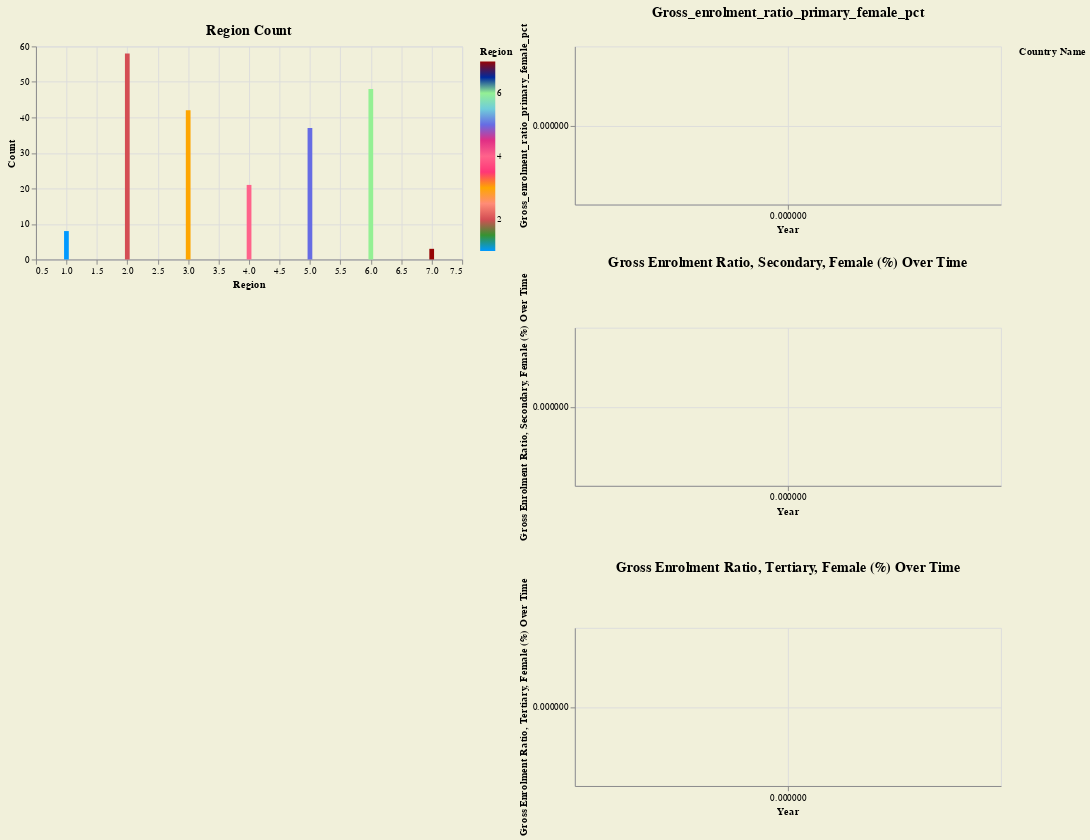

Source (notebook cell):
### Code cell
import altair as alt
alt.data_transformers.enable("vegafusion")

# Define a custom color scheme
color_scheme = ['#0099FF', '#009643', '#CB4349', '#FF818C', '#FCC92B', '#FD5109', '#CE6DD3','#FA8F38', '#8538B1', '#4983F8', '#A9DDD6', '#A2F17D', '#0C0582', '#960505']

# Create bar charts for region counts
bar1 = alt.Chart(region_count).mark_bar().encode(
    x='region',
    y='count',
    color=alt.Color('region', scale=alt.Scale(range=color_scheme), title="Region")
).properties(
    title="Region Count",
    width=450,
    height=225
)
bar1.encoding.x.title = 'Region'
bar1.encoding.y.title = 'Count'

# Create scatter plots for each indicator over time
def create_scatter(melted_df, indicator, title):
    return alt.Chart(melted_df[melted_df['Indicator Name'] == indicator]).mark_circle(size=45).encode(
        x=alt.X('year:Q', title="Year"),
        y=alt.Y(indicator, type='quantitative', title=title),
        color=alt.Color('Country Name', scale=alt.Scale(range=color_scheme), title="Country Name")
    ).properties(
        title=title,
        width=450,
        height=167
    )

scatter1 = create_scatter(melted_df, 'Gross_enrolment_ratio_primary_female_pct', 'Gross_enrolment_ratio_primary_female_pct')
scatter2 = create_scatter(melted_df, 'Gross_enrolment_ratio_secondary_female_pct', 'Gross Enrolment Ratio, Secondary, Female (%) Over Time')
scatter3 = create_scatter(melted_df, 'Gross_enrolment_ratio_tertiary_female_pct', 'Gross Enrolment Ratio, Tertiary, Female (%) Over Time')

# Combine the charts
chart1 = alt.vconcat(bar1)
chart2 = alt.vconcat(scatter1, scatter2, scatter3)
final_chart = alt.hconcat(chart1, chart2, spacing=5).configure(background="#F1F0DA").configure_title(fontSize=15)

final_chart

### Figure 1 — Vega specification as saved in the notebook (floating-point values rounded to 4 significant figures)
{"$schema": "https://vega.github.io/schema/vega/v5.json", "data": [{"name": "source_0", "values": [{"count_end": 58.0, "count_start": 0.0, "region": 2}, {"count_end": 48.0, "count_start": 0.0, "region": 6}, {"count_end": 42.0, "count_start": 0.0, "region": 3}, {"count_end": 37.0, "count_start": 0.0, "region": 5}, {"count_end": 21.0, "count_start": 0.0, "region": 4}, {"count_end": 8.0, "count_start": 0.0, "region": 1}, {"count_end": 3.0, "count_start": 0.0, "region": 7}]}, {"name": "source_1", "values": []}, {"name": "source_2", "values": []}, {"name": "source_3", "values": []}, {"name": "source_0_concat_0_color_domain_region", "values": [{"min": 1, "max": 7}]}, {"name": "source_0_concat_0_concat_0_x_domain_region", "values": [{"min": 1, "max": 7}]}, {"name": "source_1_concat_1_color_domain_Country Name_0", "values": []}, {"name": "source_2_concat_1_color_domain_Country Name_1", "values": []}, {"name": "source_3_concat_1_color_domain_Country Name_2", "values": []}, {"name": "source_1_concat_1_concat_0_x_domain_year", "values": [{"min": null, "max": null}]}, {"name": "source_1_concat_1_concat_0_y_domain_Gross_enrolment_ratio_primary_female_pct", "values": [{"min": null, "max": null}]}, {"name": "source_2_concat_1_concat_1_x_domain_year", "values": [{"min": null, "max": null}]}, {"name": "source_2_concat_1_concat_1_y_domain_Gross_enrolment_ratio_secondary_female_pct", "values": [{"min": null, "max": null}]}, {"name": "source_3_concat_1_concat_2_x_domain_year", "values": [{"min": null, "max": null}]}, {"name": "source_3_concat_1_concat_2_y_domain_Gross_enrolment_ratio_tertiary_female_pct", "values": [{"min": null, "max": null}]}], "signals": [{"name": "childWidth", "value": 450}, {"name": "concat_0_childHeight", "value": 225}, {"name": "concat_1_childHeight", "value": 167}], "marks": [{"type": "group", "name": "concat_0_group", "marks": [{"type": "group", "name": "concat_0_concat_0_group", "encode": {"update": {"width": {"signal": "childWidth"}, "height": {"signal": "concat_0_childHeight"}}}, "marks": [{"type": "rect", "name": "concat_0_concat_0_marks", "from": {"data": "source_0"}, "encode": {"update": {"fill": {"field": "region", "scale": "concat_0_color"}, "width": {"value": 5}, "y2": {"field": "count_start", "scale": "concat_0_concat_0_y"}, "xc": {"field": "region", "scale": "concat_0_concat_0_x"}, "y": {"field": "count_end", "scale": "concat_0_concat_0_y"}}}, "style": ["bar"]}], "axes": [{"scale": "concat_0_concat_0_x", "zindex": 0, "minExtent": 0, "domain": false, "maxExtent": 0, "aria": false, "grid": true, "tickCount": {"signal": "ceil(childWidth/40)"}, "labels": false, "gridScale": "concat_0_concat_0_y", "orient": "bottom", "ticks": false}, {"scale": "concat_0_concat_0_y", "orient": "left", "ticks": false, "domain": false, "maxExtent": 0, "zindex": 0, "labels": false, "grid": true, "minExtent": 0, "tickCount": {"signal": "ceil(concat_0_childHeight/40)"}, "gridScale": "concat_0_concat_0_x", "aria": false}, {"scale": "concat_0_concat_0_x", "orient": "bottom", "grid": false, "labelOverlap": true, "tickCount": {"signal": "ceil(childWidth/40)"}, "labelFlush": true, "zindex": 0, "title": "Region"}, {"scale": "concat_0_concat_0_y", "grid": false, "zindex": 0, "orient": "left", "labelOverlap": true, "title": "Count", "tickCount": {"signal": "ceil(concat_0_childHeight/40)"}}], "title": {"text": "Region Count", "frame": "group"}, "style": "cell"}], "legends": [{"title": "Region", "fill": "concat_0_color", "gradientLength": {"signal": "clamp(concat_0_childHeight, 64, 200)"}}], "layout": {"padding": 20, "columns": 1, "bounds": "full", "align": "each"}}, {"type": "group", "name": "concat_1_group", "marks": [{"type": "group", "name": "concat_1_concat_0_group", "encode": {"update": {"width": {"signal": "childWidth"}, "height": {"signal": "concat_1_childHeight"}}}, "marks": [{"type": "symbol", "name": "concat_1_concat_0_marks", "from": {"data": "source_1"}, "encode": {"update": {"fill": {"field": "Country Name", "scale": "concat_1_color"}, "shape": {"value": "circle"}, "opacity": {"value": 0.7}, "y": {"field": "Gross_enrolment_ratio_primary_female_pct", "scale": "concat_1_concat_0_y"}, "size": {"value": 45}, "x": {"field": "year", "scale": "concat_1_concat_0_x"}}}, "style": ["circle"]}], "axes": [{"scale": "concat_1_concat_0_x", "gridScale": "concat_1_concat_0_y", "ticks": false, "orient": "bottom", "maxExtent": 0, "aria": false, "domain": false, "grid": true, "tickCount": {"signal": "ceil(childWidth/40)"}, "labels": false, "zindex": 0, "minExtent": 0}, {"scale": "concat_1_concat_0_y", "gridScale": "concat_1_concat_0_x", "tickCount": {"signal": "ceil(concat_1_childHeight/40)"}, "ticks": false, "aria": false, "zindex": 0, "minExtent": 0, "orient": "left", "labels": false, "grid": true, "domain": false, "maxExtent": 0}, {"scale": "concat_1_concat_0_x", "labelFlush": true, "title": "Year", "zindex": 0, "orient": "bottom", "tickCount": {"signal": "ceil(childWidth/40)"}, "grid": false, "labelOverlap": true}, {"scale": "concat_1_concat_0_y", "title": "Gross_enrolment_ratio_primary_female_pct", "tickCount": {"signal": "ceil(concat_1_childHeight/40)"}, "grid": false, "zindex": 0, "orient": "left", "labelOverlap": true}], "title": {"text": "Gross_enrolment_ratio_primary_female_pct", "frame": "group"}, "style": "cell"}, {"type": "group", "name": "concat_1_concat_1_group", "encode": {"update": {"width": {"signal": "childWidth"}, "height": {"signal": "concat_1_childHeight"}}}, "marks": [{"type": "symbol", "name": "concat_1_concat_1_marks", "from": {"data": "source_2"}, "encode": {"update": {"size": {"value": 45}, "y": {"field": "Gross_enrolment_ratio_secondary_female_pct", "scale": "concat_1_concat_1_y"}, "fill": {"field": "Country Name", "scale": "concat_1_color"}, "x": {"field": "year", "scale": "concat_1_concat_1_x"}, "shape": {"value": "circle"}, "opacity": {"value": 0.7}}}, "style": ["circle"]}], "axes": [{"scale": "concat_1_concat_1_x", "orient": "bottom", "tickCount": {"signal": "ceil(childWidth/40)"}, "zindex": 0, "gridScale": "concat_1_concat_1_y", "maxExtent": 0, "domain": false, "grid": true, "ticks": false, "minExtent": 0, "labels": false, "aria": false}, {"scale": "concat_1_concat_1_y", "zindex": 0, "tickCount": {"signal": "ceil(concat_1_childHeight/40)"}, "gridScale": "concat_1_concat_1_x", "orient": "left", "domain": false, "labels": false, "aria": false, "minExtent": 0, "maxExtent": 0, "grid": true, "ticks": false}, {"scale": "concat_1_concat_1_x", "zindex": 0, "orient": "bottom", "title": "Year", "labelFlush": true, "labelOverlap": true, "tickCount": {"signal": "ceil(childWidth/40)"}, "grid": false}, {"scale": "concat_1_concat_1_y", "tickCount": {"signal": "ceil(concat_1_childHeight/40)"}, "zindex": 0, "grid": false, "orient": "left", "title": "Gross Enrolment Ratio, Secondary, Female (%) Over Time", "labelOverlap": true}], "title": {"text": "Gross Enrolment Ratio, Secondary, Female (%) Over Time", "frame": "group"}, "style": "cell"}, {"type": "group", "name": "concat_1_concat_2_group", "encode": {"update": {"width": {"signal": "childWidth"}, "height": {"signal": "concat_1_childHeight"}}}, "marks": [{"type": "symbol", "name": "concat_1_concat_2_marks", "from": {"data": "source_3"}, "encode": {"update": {"y": {"field": "Gross_enrolment_ratio_tertiary_female_pct", "scale": "concat_1_concat_2_y"}, "opacity": {"value": 0.7}, "size": {"value": 45}, "fill": {"field": "Country Name", "scale": "concat_1_color"}, "x": {"field": "year", "scale": "concat_1_concat_2_x"}, "shape": {"value": "circle"}}}, "style": ["circle"]}], "axes": [{"scale": "concat_1_concat_2_x", "zindex": 0, "grid": true, "domain": false, "maxExtent": 0, "tickCount": {"signal": "ceil(childWidth/40)"}, "labels": false, "gridScale": "concat_1_concat_2_y", "orient": "bottom", "aria": false, "minExtent": 0, "ticks": false}, {"scale": "concat_1_concat_2_y", "zindex": 0, "aria": false, "orient": "left", "tickCount": {"signal": "ceil(concat_1_childHeight/40)"}, "minExtent": 0, "labels": false, "domain": false, "grid": true, "gridScale": "concat_1_concat_2_x", "maxExtent": 0, "ticks": false}, {"scale": "concat_1_concat_2_x", "orient": "bottom", "labelOverlap": true, "title": "Year", "tickCount": {"signal": "ceil(childWidth/40)"}, "grid": false, "zindex": 0, "labelFlush": true}, {"scale": "concat_1_concat_2_y", "grid": false, "tickCount": {"signal": "ceil(concat_1_childHeight/40)"}, "title": "Gross Enrolment Ratio, Tertiary, Female (%) Over Time", "orient": "left", "zindex": 0, "labelOverlap": true}], "title": {"text": "Gross Enrolment Ratio, Tertiary, Female (%) Over Time", "frame": "group"}, "style": "cell"}], "layout": {"padding": 20, "columns": 1, "bounds": "full", "align": "each"}, "legends": [{"title": "Country Name", "fill": "concat_1_color", "symbolType": "circle", "encode": {"symbols": {"update": {"opacity": {"value": 0.7}}}}}]}], "scales": [{"name": "concat_0_color", "type": "linear", "domain": [{"signal": "(data(\"source_0_concat_0_color_domain_region\")[0] || {}).min"}, {"signal": "(data(\"source_0_concat_0_color_domain_region\")[0] || {}).max"}], "range": ["#0099FF", "#009643", "#CB4349", "#FF818C", "#FCC92B", "#FD5109", "#CE6DD3", "#FA8F38", "#8538B1", "#4983F8", "#A9DDD6", "#A2F17D", "#0C0582", "#960505"], "zero": false, "interpolate": "hcl"}, {"name": "concat_0_concat_0_x", "type": "linear", "domain": [{"signal": "(data(\"source_0_concat_0_concat_0_x_domain_region\")[0] || {}).min"}, {"signal": "(data(\"source_0_concat_0_concat_0_x_domain_region\")[0] || {}).max"}], "range": [0, {"signal": "childWidth"}], "nice": true, "zero": false, "padding": 5}, {"name": "concat_0_concat_0_y", "type": "linear", "domain": {"data": "source_0", "fields": ["count_start", "count_end"]}, "range": [{"signal": "concat_0_childHeight"}, 0], "zero": true, "nice": true}, {"name": "concat_1_color", "type": "ordinal", "domain": {"fields": [{"data": "source_1_concat_1_color_domain_Country Name_0", "field": "Country Name"}, {"data": "source_2_concat_1_color_domain_Country Name_1", "field": "Country Name"}, {"data": "source_3_concat_1_color_domain_Country Name_2", "field": "Country Name"}], "sort": true}, "range": ["#0099FF", "#009643", "#CB4349", "#FF818C", "#FCC92B", "#FD5109", "#CE6DD3", "#FA8F38", "#8538B1", "#4983F8", "#A9DDD6", "#A2F17D", "#0C0582", "#960505"]}, {"name": "concat_1_concat_0_x", "type": "linear", "domain": [{"signal": "(data(\"source_1_concat_1_concat_0_x_domain_year\")[0] || {}).min"}, {"signal": "(data(\"source_1_concat_1_concat_0_x_domain_year\")[0] || {}).max"}], "range": [0, {"signal": "childWidth"}], "nice": true, "zero": true}, {"name": "concat_1_concat_0_y", "type": "linear", "domain": [{"signal": "(data(\"source_1_concat_1_concat_0_y_domain_Gross_enrolment_ratio_primary_female_pct\")[0] || {}).min"}, {"signal": "(data(\"source_1_concat_1_concat_0_y_domain_Gross_enrolment_ratio_primary_female_pct\")[0] || {}).max"}], "range": [{"signal": "concat_1_childHeight"}, 0], "nice": true, "zero": true}, {"name": "concat_1_concat_1_x", "type": "linear", "domain": [{"signal": "(data(\"source_2_concat_1_concat_1_x_domain_year\")[0] || {}).min"}, {"signal": "(data(\"source_2_concat_1_concat_1_x_domain_year\")[0] || {}).max"}], "range": [0, {"signal": "childWidth"}], "nice": true, "zero": true}, {"name": "concat_1_concat_1_y", "type": "linear", "domain": [{"signal": "(data(\"source_2_concat_1_concat_1_y_domain_Gross_enrolment_ratio_secondary_female_pct\")[0] || {}).min"}, {"signal": "(data(\"source_2_concat_1_concat_1_y_domain_Gross_enrolment_ratio_secondary_female_pct\")[0] || {}).max"}], "range": [{"signal": "concat_1_childHeight"}, 0], "zero": true, "nice": true}, {"name": "concat_1_concat_2_x", "type": "linear", "domain": [{"signal": "(data(\"source_3_concat_1_concat_2_x_domain_year\")[0] || {}).min"}, {"signal": "(data(\"source_3_concat_1_concat_2_x_domain_year\")[0] || {}).max"}], "range": [0, {"signal": "childWidth"}], "nice": true, "zero": true}, {"name": "concat_1_concat_2_y", "type": "linear", "domain": [{"signal": "(data(\"source_3_concat_1_concat_2_y_domain_Gross_enrolment_ratio_tertiary_female_pct\")[0] || {}).min"}, {"signal": "(data(\"source_3_concat_1_concat_2_y_domain_Gross_enrolment_ratio_tertiary_female_pct\")[0] || {}).max"}], "range": [{"signal": "concat_1_childHeight"}, 0], "zero": true, "nice": true}], "layout": {"padding": 5, "bounds": "full", "align": "each"}, "background": "#F1F0DA", "padding": 5, "config": {"style": {"group-title": {"fontSize": 15}}}}
